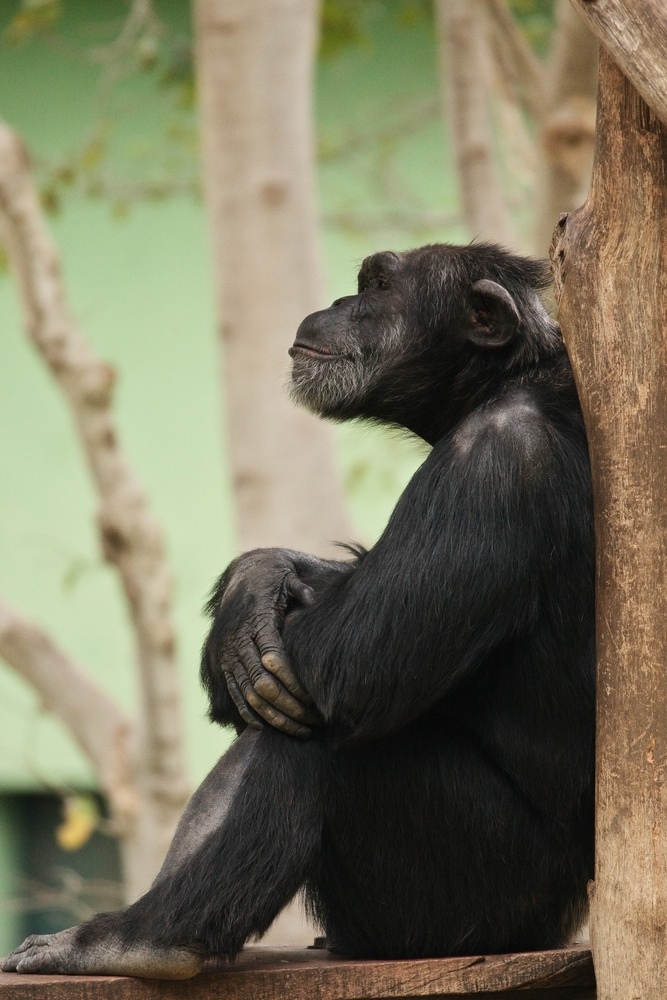
#> input picture Interpol/Py/Fella.jpg, 667 x 1000 px, shrunk from 2592 x 3888 before the run
$ python note1.py
#> lines starting #> are read from the running program, lines starting #| are printed output that depends on the picture
import numpy as np
import cv2
import math


def bl_resize(original_img, new_h, new_w):
    old_h, old_w, c = original_img.shape
    resized = np.zeros((new_h, new_w, c))
    w_scale_factor = old_w / new_w if new_h != 0 else 0
    h_scale_factor = old_h / new_h if new_w != 0 else 0

    for i in range(new_h):
        for j in range(new_w):
            x = i * h_scale_factor
            y = j * w_scale_factor
            x_floor = math.floor(x)
            y_floor = math.floor(y)
            x_ceil = min(old_h - 1, math.ceil(x))
            y_ceil = min(old_w - 1, math.ceil(y))

            if x_ceil == x_floor and y_ceil == y_floor:
                resized[i, j, :] = original_img[x_floor, y_floor, :]
            elif x_ceil == x_floor:
                q1 = original_img[x_floor, y_floor, :]
                q2 = original_img[x_floor, y_ceil, :]
                resized[i, j, :] = q1 * (y_ceil - y) + q2 * (y - y_floor)
            elif y_ceil == y_floor:
                q1 = original_img[x_floor, y_floor, :]
                q2 = original_img[x_ceil, y_floor, :]
                resized[i, j, :] = q1 * (x_ceil - x) + q2 * (x - x_floor)
            else:
                v1 = original_img[x_floor, y_floor, :]
                v2 = original_img[x_ceil, y_floor, :]
                v3 = original_img[x_floor, y_ceil, :]
                v4 = original_img[x_ceil, y_ceil, :]
                q1 = v1 * (x_ceil - x) + v2 * (x - x_floor)
                q2 = v3 * (x_ceil - x) + v4 * (x - x_floor)
                resized[i, j, :] = q1 * (y_ceil - y) + q2 * (y - y_floor)

    return resized


def rotate_image_test(image, angle):
    height, width = image.shape[:2]

    angle *= math.pi / 180

    new_width = int(abs(height * math.sin(angle)) + abs(width * math.cos(angle)))
    new_height = int(abs(height * math.cos(angle)) + abs(width * math.sin(angle)))

    center = (new_width // 2, new_height // 2)

    rotated_image = np.zeros((new_height, new_width, 4), dtype=np.uint8)

    for x in range(new_width):
        for y in range(new_height):
            old_x = int(math.cos(angle) * (x - center[0]) + math.sin(angle) * (y - center[1]) + width // 2)
            old_y = int(-math.sin(angle) * (x - center[0]) + math.cos(angle) * (y - center[1]) + height // 2)

            if (0 <= old_x < width) and (0 <= old_y < height):
                rotated_image[y, x, :3] = image[old_y, old_x]
                rotated_image[y, x, 3] = 255

    rotated_image.astype(np.uint8).shape = (new_width, new_height, 4)

    return rotated_image


# Load image
image = cv2.imread("Fella.jpg")
#> image is the input picture: shape (1000, 667, 3); mean B, G, R 93.1, 116, 119.9

# Check if the image was loaded properly
if image is None:
    print("Error: Unable to load image. Please check the file path.")
else:
    print("Image loaded successfully!")

    # Perform rotations and resizing
    rotated45 = bl_resize(rotate_image_test(image, 45), 125, 125)
#> after the loop in rotate_image_test, `for x in range(new_width):`:
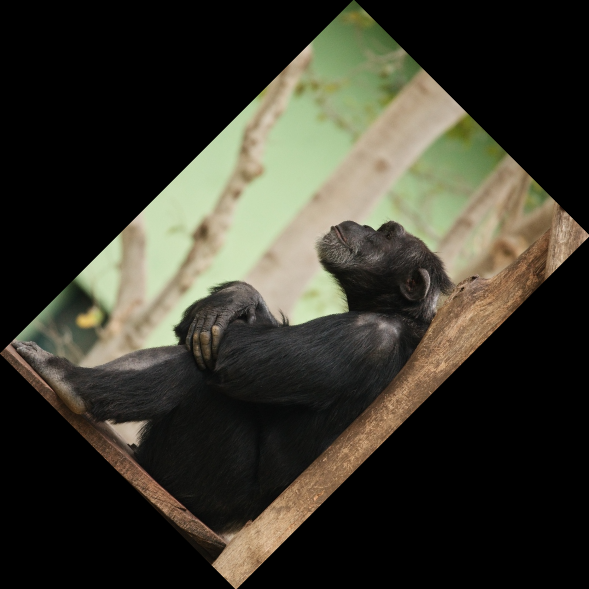
#> rotated_image: shape (1178, 1178, 4) (shown at 1/2 size); mean B, G, R, A 44.9, 56, 57.8, 122.9
#> in bl_resize, `old_h, old_w, c = original_img.shape`: old_h = 1178; c = 4
#> in bl_resize, `w_scale_factor = old_w / new_w if new_h != 0 else 0`: w_scale_factor = 9.42
    rotated90 = bl_resize(rotate_image_test(image, 90), 125, 125)
#> call 2 of rotate_image_test, with angle = 90
#> after the loop in rotate_image_test (call 2), `for x in range(new_width):`:
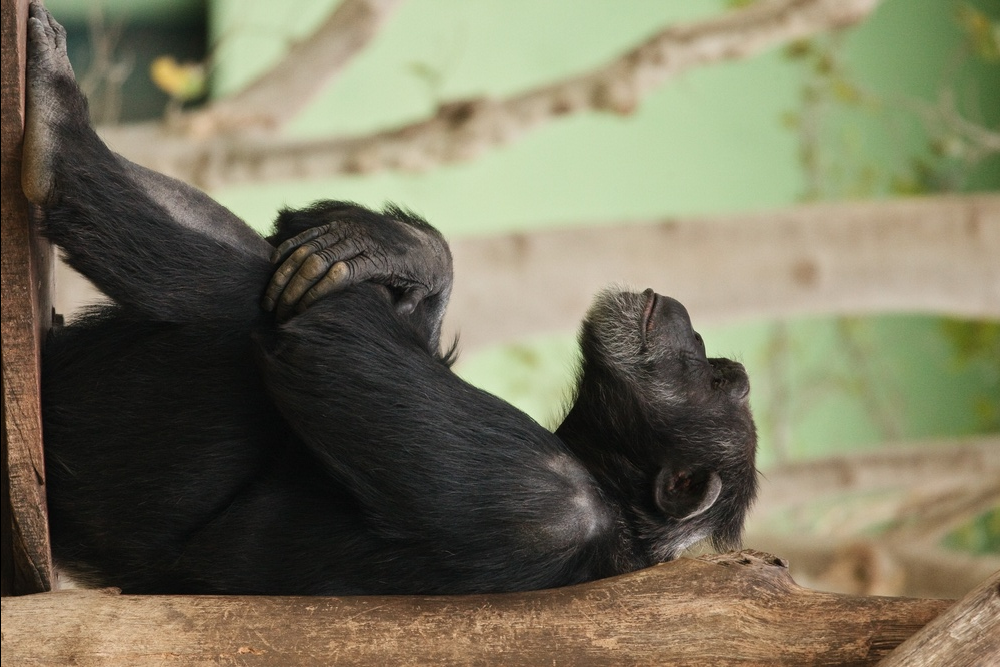
#> rotated_image: shape (667, 1000, 4); mean B, G, R, A 93.1, 115.9, 119.8, 254.7
    rotated120 = bl_resize(rotate_image_test(image, 120), 125, 125)
#> call 3 of rotate_image_test, with angle = 120
#> after the loop in rotate_image_test (call 3), `for x in range(new_width):`:
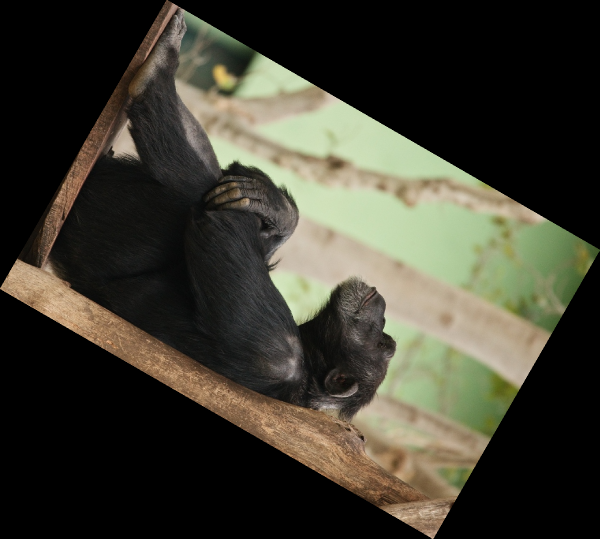
#> rotated_image: shape (1077, 1199, 4) (shown at 1/2 size); mean B, G, R, A 48.3, 60.1, 62.1, 132
#> call 3 of bl_resize, with new_h = 125, new_w = 125
#> in bl_resize (call 3), `old_h, old_w, c = original_img.shape`: old_h = 1077; old_w = 1199
#> in bl_resize (call 3), `w_scale_factor = old_w / new_w if new_h != 0 else 0`: w_scale_factor = 9.59
#> in bl_resize (call 3), `h_scale_factor = old_h / new_h if new_w != 0 else 0`: h_scale_factor = 8.62
#> after the loop in bl_resize (call 3), `for i in range(new_h):`:
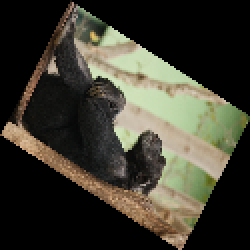
#> resized: shape (125, 125, 4) float64 (shown 2 times larger); mean B, G, R, A 48.2, 60.1, 62.1, 132
    rotated180 = bl_resize(rotate_image_test(image, 180), 125, 125)
#> call 4 of rotate_image_test, with angle = 180
#> after the loop in rotate_image_test (call 4), `for x in range(new_width):`:
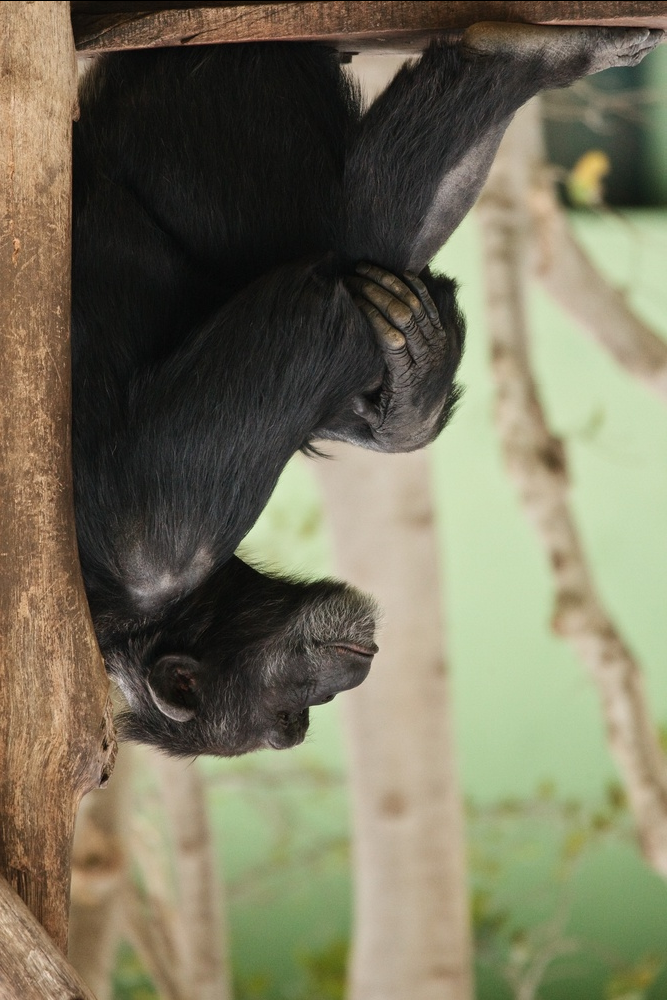
#> rotated_image: shape (1000, 667, 4); mean B, G, R, A 93.1, 115.9, 119.8, 254.7
#> call 4 of bl_resize, with new_h = 125, new_w = 125
#> in bl_resize (call 4), `old_h, old_w, c = original_img.shape`: old_h = 1000; old_w = 667
#> in bl_resize (call 4), `w_scale_factor = old_w / new_w if new_h != 0 else 0`: w_scale_factor = 5.34
#> in bl_resize (call 4), `h_scale_factor = old_h / new_h if new_w != 0 else 0`: h_scale_factor = 8
#> after the loop in bl_resize (call 4), `for i in range(new_h):`:
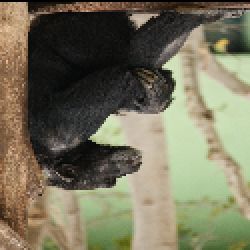
#> resized: shape (125, 125, 4) float64 (shown 2 times larger); mean B, G, R, A 92.5, 115.1, 119.1, 253

    # Save rotated images
    cv2.imwrite("rotated45.png", rotated45)
    cv2.imwrite("rotated90.png", rotated90)
    cv2.imwrite("rotated120.png", rotated120)
    cv2.imwrite("rotated180.png", rotated180)

    # Resize the image to 300x500
    resized300x500 = bl_resize(image, 300, 500)
#> after the loop in bl_resize (call 5), `for i in range(new_h):`:
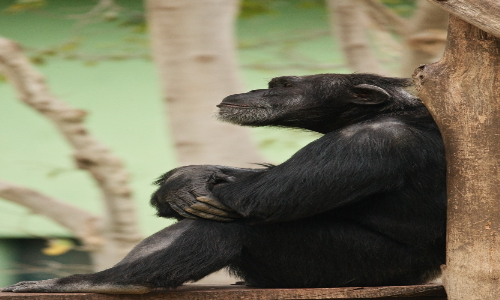
#> resized: shape (300, 500, 3) float64; mean B, G, R 93.2, 116.1, 120

    # Save resized image
    cv2.imwrite("resized300x500.png", resized300x500)
